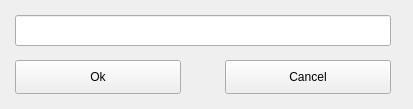
<?xml version="1.0" encoding="UTF-8"?>
<ui version="4.0">
 <class>typing_scedule</class>
 <widget class="QWidget" name="typing_scedule">
  <property name="geometry">
   <rect>
    <x>0</x>
    <y>0</y>
    <width>413</width>
    <height>109</height>
   </rect>
  </property>
  <property name="windowTitle">
   <string>Form</string>
  </property>
  <widget class="QPushButton" name="ok_btn">
   <property name="geometry">
    <rect>
     <x>15</x>
     <y>60</y>
     <width>166</width>
     <height>34</height>
    </rect>
   </property>
   <property name="text">
    <string>Ok</string>
   </property>
  </widget>
  <widget class="QPushButton" name="cancel_btn">
   <property name="geometry">
    <rect>
     <x>225</x>
     <y>60</y>
     <width>166</width>
     <height>34</height>
    </rect>
   </property>
   <property name="text">
    <string>Cancel</string>
   </property>
  </widget>
  <widget class="QLineEdit" name="schedule_text">
   <property name="geometry">
    <rect>
     <x>15</x>
     <y>15</y>
     <width>376</width>
     <height>31</height>
    </rect>
   </property>
  </widget>
 </widget>
 <resources/>
 <connections/>
</ui>
